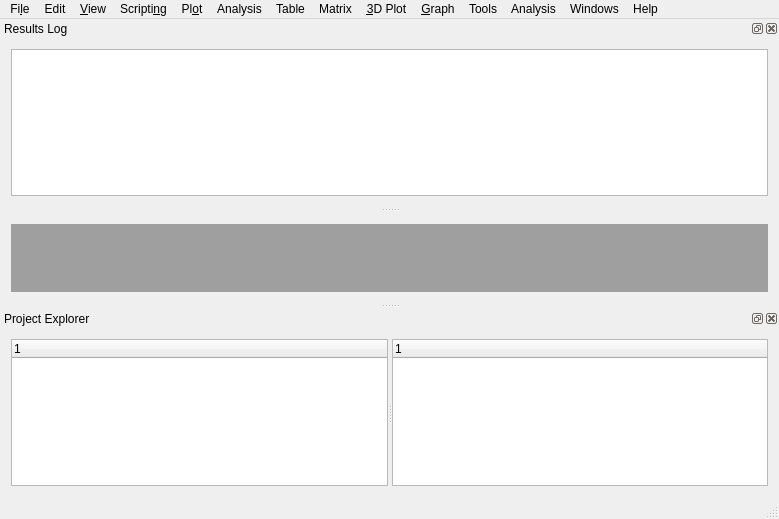
<?xml version="1.0" encoding="UTF-8"?>
<ui version="4.0">
 <class>ApplicationWindow</class>
 <widget class="QMainWindow" name="ApplicationWindow">
  <property name="geometry">
   <rect>
    <x>0</x>
    <y>0</y>
    <width>779</width>
    <height>519</height>
   </rect>
  </property>
  <property name="windowTitle">
   <string>MainWindow</string>
  </property>
  <widget class="QWidget" name="centralWidget">
   <layout class="QGridLayout" name="gridLayout">
    <item row="0" column="0">
     <widget class="QMdiArea" name="mdiArea"/>
    </item>
   </layout>
  </widget>
  <widget class="QMenuBar" name="menuBar">
   <property name="geometry">
    <rect>
     <x>0</x>
     <y>0</y>
     <width>779</width>
     <height>23</height>
    </rect>
   </property>
   <widget class="QMenu" name="menuFile">
    <property name="title">
     <string>Fi&amp;le</string>
    </property>
    <widget class="QMenu" name="menuExportGraph">
     <property name="title">
      <string>&amp;Export Graph</string>
     </property>
     <addaction name="actionExportCurrentGraph"/>
     <addaction name="actionExportAllGraphs"/>
    </widget>
    <widget class="QMenu" name="menuNew">
     <property name="title">
      <string>&amp;New</string>
     </property>
     <addaction name="actionNewProject"/>
     <addaction name="actionNewTable"/>
     <addaction name="actionNewMatrix"/>
     <addaction name="actionNewNote"/>
     <addaction name="actionNewGraph"/>
     <addaction name="actionNewFunctionPlot"/>
     <addaction name="actionNew3DSurfacePlot"/>
    </widget>
    <widget class="QMenu" name="menuRecentProjects">
     <property name="title">
      <string>&amp;Recent Projects</string>
     </property>
    </widget>
    <addaction name="menuNew"/>
    <addaction name="actionOpenAproj"/>
    <addaction name="menuRecentProjects"/>
    <addaction name="separator"/>
    <addaction name="actionOpenImage"/>
    <addaction name="actionImportImage"/>
    <addaction name="separator"/>
    <addaction name="actionSaveProject"/>
    <addaction name="actionSaveProjectAs"/>
    <addaction name="separator"/>
    <addaction name="actionOpenTemplate"/>
    <addaction name="actionSaveAsTemplate"/>
    <addaction name="separator"/>
    <addaction name="menuExportGraph"/>
    <addaction name="actionPrint"/>
    <addaction name="actionPrintAllPlots"/>
    <addaction name="separator"/>
    <addaction name="actionExportASCII"/>
    <addaction name="actionImportASCII"/>
    <addaction name="separator"/>
    <addaction name="actionQuit"/>
   </widget>
   <widget class="QMenu" name="menuEdit">
    <property name="title">
     <string>Edit</string>
    </property>
    <addaction name="actionUndo"/>
    <addaction name="actionRedo"/>
    <addaction name="separator"/>
    <addaction name="actionCutSelection"/>
    <addaction name="actionCopySelection"/>
    <addaction name="actionPasteSelection"/>
    <addaction name="actionClearSelection"/>
    <addaction name="separator"/>
    <addaction name="actionDeleteFitTables"/>
    <addaction name="actionClearLogInfo"/>
    <addaction name="separator"/>
    <addaction name="actionPreferences"/>
   </widget>
   <widget class="QMenu" name="menuView">
    <property name="title">
     <string>&amp;View</string>
    </property>
    <widget class="QMenu" name="menuToolbars">
     <property name="title">
      <string>&amp;Toolbars</string>
     </property>
     <addaction name="actionShowFileToolbar"/>
     <addaction name="actionShowEditToolbar"/>
     <addaction name="actionShowTableToolbar"/>
     <addaction name="actionShowPlotToolbar"/>
     <addaction name="actionShowMatrixPlotToolbar"/>
     <addaction name="actionShowGraphToolbar"/>
     <addaction name="actionShow3DSurfacePlotToolbar"/>
    </widget>
    <addaction name="actionPlotWizard"/>
    <addaction name="separator"/>
    <addaction name="actionShowUndoRedoHistory"/>
    <addaction name="menuToolbars"/>
    <addaction name="actionLockToolbars"/>
    <addaction name="separator"/>
   </widget>
   <widget class="QMenu" name="menuGraph">
    <property name="title">
     <string>&amp;Graph</string>
    </property>
    <addaction name="actionAddRemoveCurve"/>
    <addaction name="actionAddErrorBars"/>
    <addaction name="actionAddFunctionCurve"/>
    <addaction name="separator"/>
    <addaction name="actionAddText"/>
    <addaction name="actionDrawArrow"/>
    <addaction name="actionDrawLine"/>
    <addaction name="actionDrawEllipse"/>
    <addaction name="actionAddTimeStamp"/>
    <addaction name="actionAddImage"/>
    <addaction name="separator"/>
    <addaction name="actionAddNestedLayout"/>
    <addaction name="actionAddLayout"/>
    <addaction name="actionRemoveLayout"/>
    <addaction name="actionArrangeLayout"/>
   </widget>
   <widget class="QMenu" name="menuHelp">
    <property name="title">
     <string>Help</string>
    </property>
    <addaction name="actionHelp"/>
    <addaction name="actionChooseHelpFolder"/>
    <addaction name="separator"/>
    <addaction name="actionHomepage"/>
    <addaction name="actionCheckUpdates"/>
    <addaction name="actionDownloadManual"/>
    <addaction name="separator"/>
    <addaction name="actionVisitForum"/>
    <addaction name="actionReportBug"/>
    <addaction name="separator"/>
    <addaction name="actionAbout"/>
   </widget>
   <widget class="QMenu" name="menuPlot">
    <property name="title">
     <string>Pl&amp;ot</string>
    </property>
    <widget class="QMenu" name="menuPlot2DSpecialLineSymbol">
     <property name="title">
      <string>Spe&amp;cial Line + Symbol</string>
     </property>
     <addaction name="actionPlot2DVerticalDropLines"/>
     <addaction name="actionPlot2DSpline"/>
     <addaction name="actionPlot2DVerticalSteps"/>
     <addaction name="actionPlot2DHorizontalSteps"/>
    </widget>
    <widget class="QMenu" name="menuPlot2DStatisticalGraphs">
     <property name="title">
      <string>Statistical &amp;Graphs</string>
     </property>
     <addaction name="actionPlot2DStatBox"/>
     <addaction name="actionPlot2DStatHistogram"/>
     <addaction name="actionPlot2DStatStackedHistogram"/>
    </widget>
    <widget class="QMenu" name="menuPlot2DPanel">
     <property name="title">
      <string>Pa&amp;nel</string>
     </property>
     <addaction name="actionPanelVertical2Layers"/>
     <addaction name="actionPanelHorizontal2Layers"/>
     <addaction name="actionPanel4Layers"/>
     <addaction name="actionPanelStackedLayers"/>
    </widget>
    <widget class="QMenu" name="menuPlot3D">
     <property name="title">
      <string>&amp;3D Plot</string>
     </property>
     <addaction name="actionPlot3DRibbon"/>
     <addaction name="actionPlot3DBar"/>
     <addaction name="actionPlot3DScatter"/>
     <addaction name="actionPlot3DTrajectory"/>
    </widget>
    <addaction name="actionPlot2DLine"/>
    <addaction name="actionPlot2DScatter"/>
    <addaction name="actionPlot2DLineSymbol"/>
    <addaction name="menuPlot2DSpecialLineSymbol"/>
    <addaction name="separator"/>
    <addaction name="actionPlot2DVerticalBars"/>
    <addaction name="actionPlot2DVerticalStackedBars"/>
    <addaction name="actionPlot2DHorizontalBars"/>
    <addaction name="actionPlot2DHorizontalStackedBars"/>
    <addaction name="actionPlot2DArea"/>
    <addaction name="actionPlot2DChannelFill"/>
    <addaction name="actionPlot2DPie"/>
    <addaction name="actionPlot2DHalfPie"/>
    <addaction name="actionPlot2DVectorsXYXY"/>
    <addaction name="actionPlot2DVectorsXYAM"/>
    <addaction name="separator"/>
    <addaction name="menuPlot2DStatisticalGraphs"/>
    <addaction name="menuPlot2DPanel"/>
    <addaction name="separator"/>
    <addaction name="menuPlot3D"/>
   </widget>
   <widget class="QMenu" name="menuScripting">
    <property name="title">
     <string>Scripti&amp;ng</string>
    </property>
    <addaction name="actionScriptingLanguage"/>
    <addaction name="actionRestartScripting"/>
    <addaction name="separator"/>
    <addaction name="actionExecute"/>
    <addaction name="actionExecuteAll"/>
    <addaction name="actionEvaluateExpression"/>
   </widget>
   <widget class="QMenu" name="menu3DPlot">
    <property name="title">
     <string>&amp;3D Plot</string>
    </property>
    <addaction name="action3DWireFrame"/>
    <addaction name="action3DSurface"/>
    <addaction name="action3DWireSurface"/>
    <addaction name="separator"/>
    <addaction name="action3DBar"/>
    <addaction name="action3DScatter"/>
    <addaction name="separator"/>
    <addaction name="action3DCountourColorFill"/>
    <addaction name="action3DCountourLines"/>
    <addaction name="action3DGreyScaleMap"/>
    <addaction name="separator"/>
    <addaction name="action3DWireFramePolar"/>
    <addaction name="action3DSurfacePolar"/>
    <addaction name="action3DWireFrameSurfacePolar"/>
    <addaction name="separator"/>
    <addaction name="action3DScatterPolar"/>
    <addaction name="separator"/>
    <addaction name="action3DPolarSpectrogram"/>
   </widget>
   <widget class="QMenu" name="menuWindow">
    <property name="title">
     <string>Windows</string>
    </property>
    <addaction name="actionCascadeWindow"/>
    <addaction name="actionTileWindow"/>
    <addaction name="separator"/>
    <addaction name="actionNextWindow"/>
    <addaction name="actionPreviousWindow"/>
    <addaction name="separator"/>
    <addaction name="actionDuplicateWindow"/>
    <addaction name="separator"/>
    <addaction name="actionHideWindow"/>
    <addaction name="actionCloseWindow"/>
   </widget>
   <widget class="QMenu" name="menuGraph2DAnalysis">
    <property name="title">
     <string>Analysis</string>
    </property>
    <widget class="QMenu" name="menuTranslate">
     <property name="title">
      <string>Translate...</string>
     </property>
     <addaction name="actionHorizontalTranslate"/>
     <addaction name="actionVerticalTranslate"/>
    </widget>
    <widget class="QMenu" name="menuSmooth">
     <property name="title">
      <string>Smooth</string>
     </property>
     <addaction name="actionSavitzkySmooth"/>
     <addaction name="actionMovingWindowAverageSmooth"/>
     <addaction name="actionFFTFilterSmooth"/>
    </widget>
    <widget class="QMenu" name="menuFFTFilter">
     <property name="title">
      <string>FFT Filter</string>
     </property>
     <addaction name="actionLowPassFFTFilter"/>
     <addaction name="actionHighPassFFTFilter"/>
     <addaction name="actionBandPassFFTFilter"/>
     <addaction name="actionBandBlockFFTFilter"/>
    </widget>
    <widget class="QMenu" name="menuQuickFit">
     <property name="title">
      <string>Quick Fit</string>
     </property>
     <widget class="QMenu" name="menuFitExponentialDecay">
      <property name="title">
       <string>Fit Exponential Decay...</string>
      </property>
      <addaction name="actionFirstOrderExponentialDecay"/>
      <addaction name="actionSecondOrderExponentialDecay"/>
      <addaction name="actionThirdOrderExponentialDecay"/>
     </widget>
     <widget class="QMenu" name="menuFitMultiPeak">
      <property name="title">
       <string>Fit Multi-Peak...</string>
      </property>
      <addaction name="actionMultiPeakGaussian"/>
      <addaction name="actionMultiPeakLorentzian"/>
     </widget>
     <addaction name="actionFitLinear"/>
     <addaction name="actionFitPolynomial"/>
     <addaction name="separator"/>
     <addaction name="menuFitExponentialDecay"/>
     <addaction name="actionFitExponentialGrowth"/>
     <addaction name="actionFitBoltzmannSigmoid"/>
     <addaction name="actionFitGaussian"/>
     <addaction name="actionFitLorentzian"/>
     <addaction name="menuFitMultiPeak"/>
    </widget>
    <addaction name="menuTranslate"/>
    <addaction name="separator"/>
    <addaction name="actionGraph2DFFT"/>
    <addaction name="menuFFTFilter"/>
    <addaction name="menuSmooth"/>
    <addaction name="separator"/>
    <addaction name="actionDifferentiate"/>
    <addaction name="actionIntegrate"/>
    <addaction name="separator"/>
    <addaction name="actionInterpolate"/>
    <addaction name="separator"/>
    <addaction name="menuQuickFit"/>
    <addaction name="actionGraph2DFitWizard"/>
   </widget>
   <widget class="QMenu" name="menuTableAnalysis">
    <property name="title">
     <string>Analysis</string>
    </property>
    <addaction name="actionStatisticsOnColumns"/>
    <addaction name="actionStatisticsOnRows"/>
    <addaction name="separator"/>
    <addaction name="actionTableFFT"/>
    <addaction name="separator"/>
    <addaction name="actionCorrelate"/>
    <addaction name="actionAutocorrelate"/>
    <addaction name="separator"/>
    <addaction name="actionConvolute"/>
    <addaction name="actionDeconvolute"/>
    <addaction name="separator"/>
   </widget>
   <widget class="QMenu" name="menuTools">
    <property name="title">
     <string>Tools</string>
    </property>
    <addaction name="actionDisableGraphTools"/>
    <addaction name="actionGraphDataReader"/>
    <addaction name="actionGraphScreenReader"/>
    <addaction name="actionGraphSelectDataRange"/>
    <addaction name="actionGraphMoveDataPoints"/>
    <addaction name="actionGraphRemoveBadDataPoints"/>
    <addaction name="separator"/>
    <addaction name="actionGraphDragRange"/>
    <addaction name="actionGraphZoomRange"/>
    <addaction name="separator"/>
    <addaction name="actionGraphRescaleShowAll"/>
   </widget>
   <widget class="QMenu" name="menuTable">
    <property name="title">
     <string>Table</string>
    </property>
   </widget>
   <widget class="QMenu" name="menuMatrix">
    <property name="title">
     <string>Matrix</string>
    </property>
   </widget>
   <addaction name="menuFile"/>
   <addaction name="menuEdit"/>
   <addaction name="menuView"/>
   <addaction name="menuScripting"/>
   <addaction name="menuPlot"/>
   <addaction name="menuTableAnalysis"/>
   <addaction name="menuTable"/>
   <addaction name="menuMatrix"/>
   <addaction name="menu3DPlot"/>
   <addaction name="menuGraph"/>
   <addaction name="menuTools"/>
   <addaction name="menuGraph2DAnalysis"/>
   <addaction name="menuWindow"/>
   <addaction name="menuHelp"/>
  </widget>
  <widget class="QStatusBar" name="statusBar"/>
  <widget class="QDockWidget" name="explorerWindow">
   <property name="accessibleName">
    <string>Project Explorer</string>
   </property>
   <property name="windowTitle">
    <string>Project Explorer</string>
   </property>
   <attribute name="dockWidgetArea">
    <number>8</number>
   </attribute>
   <widget class="QWidget" name="dockWidgetContents">
    <layout class="QGridLayout" name="explorerGridLayout">
     <item row="0" column="0">
      <widget class="QSplitter" name="explorerSplitter">
       <property name="orientation">
        <enum>Qt::Horizontal</enum>
       </property>
       <widget class="FolderTreeWidget" name="folderView">
        <column>
         <property name="text">
          <string notr="true">1</string>
         </property>
        </column>
       </widget>
       <widget class="FolderTreeWidget" name="listView">
        <column>
         <property name="text">
          <string notr="true">1</string>
         </property>
        </column>
       </widget>
      </widget>
     </item>
    </layout>
   </widget>
  </widget>
  <widget class="QDockWidget" name="logWindow">
   <property name="windowTitle">
    <string>Results Log</string>
   </property>
   <attribute name="dockWidgetArea">
    <number>4</number>
   </attribute>
   <widget class="QWidget" name="dockWidgetContents_6">
    <layout class="QGridLayout" name="resultLogGridLayout">
     <item row="0" column="0">
      <widget class="QTextEdit" name="resultLog"/>
     </item>
    </layout>
   </widget>
  </widget>
  <action name="actionOpenAproj">
   <property name="text">
    <string>&amp;Open...</string>
   </property>
   <property name="shortcut">
    <string>Ctrl+O</string>
   </property>
  </action>
  <action name="actionOpenImage">
   <property name="text">
    <string>Open Image &amp;File...</string>
   </property>
   <property name="shortcut">
    <string>Ctrl+I</string>
   </property>
  </action>
  <action name="actionImportImage">
   <property name="text">
    <string>&amp;Import Image...</string>
   </property>
  </action>
  <action name="actionSaveProject">
   <property name="text">
    <string>&amp;Save Project</string>
   </property>
   <property name="shortcut">
    <string>Ctrl+S</string>
   </property>
  </action>
  <action name="actionSaveProjectAs">
   <property name="text">
    <string>Sa&amp;ve Project As...</string>
   </property>
  </action>
  <action name="actionOpenTemplate">
   <property name="text">
    <string>Open Template...</string>
   </property>
  </action>
  <action name="actionSaveAsTemplate">
   <property name="text">
    <string>Save As Template...</string>
   </property>
  </action>
  <action name="actionPrint">
   <property name="text">
    <string>&amp;Print...</string>
   </property>
   <property name="shortcut">
    <string>Ctrl+P</string>
   </property>
  </action>
  <action name="actionPrintAllPlots">
   <property name="text">
    <string>Print A&amp;ll Plots...</string>
   </property>
  </action>
  <action name="actionExportASCII">
   <property name="text">
    <string>E&amp;xport ASCII...</string>
   </property>
  </action>
  <action name="actionImportASCII">
   <property name="text">
    <string>I&amp;mport ASCII...</string>
   </property>
   <property name="shortcut">
    <string>Ctrl+K</string>
   </property>
  </action>
  <action name="actionQuit">
   <property name="text">
    <string>&amp;Quit</string>
   </property>
   <property name="shortcut">
    <string>Ctrl+Q</string>
   </property>
  </action>
  <action name="actionNewProject">
   <property name="text">
    <string>&amp;New Project</string>
   </property>
   <property name="toolTip">
    <string>Open a new project</string>
   </property>
   <property name="shortcut">
    <string>Ctrl+N</string>
   </property>
  </action>
  <action name="actionNewTable">
   <property name="text">
    <string>N&amp;ew Table</string>
   </property>
   <property name="shortcut">
    <string>Ctrl+T</string>
   </property>
   <property name="autoRepeat">
    <bool>true</bool>
   </property>
   <property name="visible">
    <bool>true</bool>
   </property>
   <property name="iconVisibleInMenu">
    <bool>true</bool>
   </property>
  </action>
  <action name="actionNewMatrix">
   <property name="text">
    <string>New &amp;Matrix</string>
   </property>
   <property name="shortcut">
    <string>Ctrl+M</string>
   </property>
  </action>
  <action name="actionNewNote">
   <property name="text">
    <string>New Note/&amp;Script</string>
   </property>
  </action>
  <action name="actionNewGraph">
   <property name="text">
    <string>New &amp;Graph</string>
   </property>
   <property name="shortcut">
    <string>Ctrl+G</string>
   </property>
  </action>
  <action name="actionNewFunctionPlot">
   <property name="text">
    <string>New &amp;Function Plot</string>
   </property>
   <property name="shortcut">
    <string>Ctrl+F</string>
   </property>
  </action>
  <action name="actionNew3DSurfacePlot">
   <property name="text">
    <string>New &amp;3D Surface Plot</string>
   </property>
   <property name="shortcut">
    <string>Ctrl+Alt+Z</string>
   </property>
  </action>
  <action name="actionExportCurrentGraph">
   <property name="text">
    <string>&amp;Current...</string>
   </property>
   <property name="shortcut">
    <string>Alt+G</string>
   </property>
  </action>
  <action name="actionExportAllGraphs">
   <property name="text">
    <string>&amp;All..</string>
   </property>
   <property name="shortcut">
    <string>Alt+X</string>
   </property>
  </action>
  <action name="actionUndo">
   <property name="text">
    <string>&amp;Undo</string>
   </property>
   <property name="shortcut">
    <string>Ctrl+Z</string>
   </property>
  </action>
  <action name="actionRedo">
   <property name="text">
    <string>&amp;Redo</string>
   </property>
   <property name="shortcut">
    <string>Ctrl+R</string>
   </property>
  </action>
  <action name="actionCutSelection">
   <property name="text">
    <string>&amp;Cut Selection</string>
   </property>
   <property name="shortcut">
    <string>Ctrl+X</string>
   </property>
  </action>
  <action name="actionCopySelection">
   <property name="text">
    <string>Copy &amp;Selection</string>
   </property>
   <property name="shortcut">
    <string>Ctrl+C</string>
   </property>
  </action>
  <action name="actionClearSelection">
   <property name="text">
    <string>Cl&amp;ear Selection</string>
   </property>
   <property name="shortcut">
    <string>Backspace</string>
   </property>
  </action>
  <action name="actionPasteSelection">
   <property name="text">
    <string>&amp;Paste Selection</string>
   </property>
   <property name="shortcut">
    <string>Ctrl+V</string>
   </property>
  </action>
  <action name="actionDeleteFitTables">
   <property name="text">
    <string>&amp;Delete Fit Tables</string>
   </property>
  </action>
  <action name="actionClearLogInfo">
   <property name="text">
    <string>Clear &amp;Log Information</string>
   </property>
  </action>
  <action name="actionPreferences">
   <property name="text">
    <string>Pre&amp;ferences...</string>
   </property>
  </action>
  <action name="actionShowFileToolbar">
   <property name="checkable">
    <bool>true</bool>
   </property>
   <property name="text">
    <string>&amp;File</string>
   </property>
  </action>
  <action name="actionShowEditToolbar">
   <property name="checkable">
    <bool>true</bool>
   </property>
   <property name="text">
    <string>&amp;Edit</string>
   </property>
  </action>
  <action name="actionShowGraphToolbar">
   <property name="checkable">
    <bool>true</bool>
   </property>
   <property name="text">
    <string>&amp;Plot2D Tools</string>
   </property>
  </action>
  <action name="actionShowPlotToolbar">
   <property name="checkable">
    <bool>true</bool>
   </property>
   <property name="text">
    <string>&amp;Table Plot</string>
   </property>
  </action>
  <action name="actionShowTableToolbar">
   <property name="checkable">
    <bool>true</bool>
   </property>
   <property name="text">
    <string>&amp;Table</string>
   </property>
  </action>
  <action name="actionShowMatrixPlotToolbar">
   <property name="checkable">
    <bool>true</bool>
   </property>
   <property name="text">
    <string>&amp;Matrix Plot</string>
   </property>
  </action>
  <action name="actionShow3DSurfacePlotToolbar">
   <property name="checkable">
    <bool>true</bool>
   </property>
   <property name="text">
    <string>&amp;Plot3D Tools</string>
   </property>
  </action>
  <action name="actionLockToolbars">
   <property name="checkable">
    <bool>true</bool>
   </property>
   <property name="text">
    <string>&amp;Lock Toolbars</string>
   </property>
  </action>
  <action name="actionPlotWizard">
   <property name="text">
    <string>Plot &amp;Wizard</string>
   </property>
   <property name="shortcut">
    <string>Ctrl+Alt+W</string>
   </property>
  </action>
  <action name="actionShowUndoRedoHistory">
   <property name="text">
    <string>&amp;Undo/Redo History</string>
   </property>
  </action>
  <action name="actionAddRemoveCurve">
   <property name="text">
    <string>&amp;Add/Remove Curve...</string>
   </property>
   <property name="shortcut">
    <string>Alt+C</string>
   </property>
  </action>
  <action name="actionAddErrorBars">
   <property name="text">
    <string>Add &amp;Error Bars..</string>
   </property>
   <property name="shortcut">
    <string>Ctrl+B</string>
   </property>
  </action>
  <action name="actionAddFunctionCurve">
   <property name="text">
    <string>Add &amp;Function...</string>
   </property>
   <property name="shortcut">
    <string>Ctrl+Alt+F</string>
   </property>
  </action>
  <action name="actionAddText">
   <property name="text">
    <string>Add Te&amp;xt</string>
   </property>
   <property name="shortcut">
    <string>Alt+T</string>
   </property>
  </action>
  <action name="actionDrawArrow">
   <property name="checkable">
    <bool>false</bool>
   </property>
   <property name="text">
    <string>&amp;Draw Arrow</string>
   </property>
   <property name="shortcut">
    <string>Alt+A</string>
   </property>
  </action>
  <action name="actionDrawLine">
   <property name="checkable">
    <bool>false</bool>
   </property>
   <property name="text">
    <string>Dra&amp;w Line</string>
   </property>
  </action>
  <action name="actionAddTimeStamp">
   <property name="text">
    <string>Add Ti&amp;me Stamp</string>
   </property>
   <property name="shortcut">
    <string>Ctrl+Alt+T</string>
   </property>
  </action>
  <action name="actionAddImage">
   <property name="text">
    <string>Add &amp;Image</string>
   </property>
   <property name="shortcut">
    <string>Alt+I</string>
   </property>
  </action>
  <action name="actionDrawEllipse">
   <property name="text">
    <string>&amp;Draw Ellipse</string>
   </property>
   <property name="iconText">
    <string>Draw Ellipse</string>
   </property>
   <property name="toolTip">
    <string>Draw Ellipse</string>
   </property>
   <property name="shortcut">
    <string>Ctrl+L</string>
   </property>
  </action>
  <action name="actionAddNestedLayout">
   <property name="text">
    <string>Add Nested Layout</string>
   </property>
  </action>
  <action name="actionAddLayout">
   <property name="text">
    <string>Add &amp;Layout</string>
   </property>
  </action>
  <action name="actionRemoveLayout">
   <property name="text">
    <string>&amp;Remove Layout</string>
   </property>
  </action>
  <action name="actionArrangeLayout">
   <property name="text">
    <string>Arran&amp;ge Layouts...</string>
   </property>
  </action>
  <action name="actionHelp">
   <property name="text">
    <string>&amp;Help</string>
   </property>
   <property name="shortcut">
    <string>Ctrl+H</string>
   </property>
  </action>
  <action name="actionHomepage">
   <property name="text">
    <string>&amp;AlphaPlot Homepage</string>
   </property>
  </action>
  <action name="actionChooseHelpFolder">
   <property name="text">
    <string>&amp;Choose Help Folder</string>
   </property>
  </action>
  <action name="actionCheckUpdates">
   <property name="text">
    <string>Check &amp;Updates</string>
   </property>
  </action>
  <action name="actionDownloadManual">
   <property name="text">
    <string>&amp;Download Manual</string>
   </property>
  </action>
  <action name="actionVisitForum">
   <property name="text">
    <string>&amp;Visit AlphaPlot Forum</string>
   </property>
  </action>
  <action name="actionReportBug">
   <property name="text">
    <string>&amp;Report a Bug</string>
   </property>
  </action>
  <action name="actionAbout">
   <property name="text">
    <string>A&amp;bout</string>
   </property>
   <property name="shortcut">
    <string>Ctrl+Alt+H</string>
   </property>
  </action>
  <action name="actionPlot2DLine">
   <property name="text">
    <string>&amp;Line</string>
   </property>
  </action>
  <action name="actionPlot2DScatter">
   <property name="text">
    <string>&amp;Scatter</string>
   </property>
  </action>
  <action name="actionPlot2DVerticalBars">
   <property name="text">
    <string>&amp;Vertical Bars</string>
   </property>
  </action>
  <action name="actionPlot2DHorizontalBars">
   <property name="text">
    <string>&amp;Horizontal Bars</string>
   </property>
  </action>
  <action name="actionPlot2DArea">
   <property name="text">
    <string>&amp;Area</string>
   </property>
  </action>
  <action name="actionPlot2DPie">
   <property name="text">
    <string>&amp;Pie</string>
   </property>
  </action>
  <action name="actionPlot2DVectorsXYXY">
   <property name="text">
    <string>Vectors &amp;XYXY</string>
   </property>
  </action>
  <action name="actionPlot2DVectorsXYAM">
   <property name="text">
    <string>V&amp;ectors XYAM</string>
   </property>
  </action>
  <action name="actionPlot2DVerticalDropLines">
   <property name="text">
    <string>&amp;Vertical Drop Lines</string>
   </property>
  </action>
  <action name="actionPlot2DSpline">
   <property name="text">
    <string>&amp;Spline</string>
   </property>
  </action>
  <action name="actionPlot2DVerticalSteps">
   <property name="text">
    <string>V&amp;ertical Steps</string>
   </property>
  </action>
  <action name="actionPlot2DHorizontalSteps">
   <property name="text">
    <string>&amp;Horizontal Steps</string>
   </property>
  </action>
  <action name="actionPlot2DStatBox">
   <property name="text">
    <string>&amp;Box Plot</string>
   </property>
  </action>
  <action name="actionPlot2DStatHistogram">
   <property name="text">
    <string>&amp;Histogram</string>
   </property>
  </action>
  <action name="actionPlot2DStatStackedHistogram">
   <property name="text">
    <string>&amp;Stacked Histogram</string>
   </property>
  </action>
  <action name="actionPanelVertical2Layers">
   <property name="text">
    <string>&amp;Vertical 2 Layers</string>
   </property>
  </action>
  <action name="actionPanelHorizontal2Layers">
   <property name="text">
    <string>&amp;Horizontal 2 Layers</string>
   </property>
  </action>
  <action name="actionPanel4Layers">
   <property name="text">
    <string>&amp;4 Layers</string>
   </property>
  </action>
  <action name="actionPanelStackedLayers">
   <property name="text">
    <string>&amp;Stacked Layers</string>
   </property>
  </action>
  <action name="actionPlot3DRibbon">
   <property name="text">
    <string>&amp;Ribbon</string>
   </property>
  </action>
  <action name="actionPlot3DBar">
   <property name="text">
    <string>&amp;Bar</string>
   </property>
  </action>
  <action name="actionPlot3DScatter">
   <property name="text">
    <string>&amp;Scatter</string>
   </property>
  </action>
  <action name="actionPlot3DTrajectory">
   <property name="text">
    <string>&amp;Trajectory</string>
   </property>
  </action>
  <action name="actionPlot2DLineSymbol">
   <property name="text">
    <string>L&amp;ine + Symbol</string>
   </property>
  </action>
  <action name="actionScriptingLanguage">
   <property name="text">
    <string>&amp;Scripting Language</string>
   </property>
  </action>
  <action name="actionRestartScripting">
   <property name="text">
    <string>&amp;Restart Scripting</string>
   </property>
  </action>
  <action name="actionExecute">
   <property name="text">
    <string>&amp;Execute</string>
   </property>
  </action>
  <action name="actionExecuteAll">
   <property name="text">
    <string>E&amp;xecute All</string>
   </property>
  </action>
  <action name="actionEvaluateExpression">
   <property name="text">
    <string>E&amp;valuate Expression</string>
   </property>
  </action>
  <action name="action3DWireFrame">
   <property name="text">
    <string>&amp;3D Wire Frame</string>
   </property>
  </action>
  <action name="action3DSurface">
   <property name="text">
    <string>3D &amp;Surface</string>
   </property>
  </action>
  <action name="action3DWireSurface">
   <property name="text">
    <string>3D &amp;Wire Frame Surface</string>
   </property>
  </action>
  <action name="action3DBar">
   <property name="text">
    <string>&amp;Bar</string>
   </property>
  </action>
  <action name="action3DScatter">
   <property name="text">
    <string>&amp;Scatter</string>
   </property>
  </action>
  <action name="action3DCountourColorFill">
   <property name="text">
    <string>&amp;Countour + Color Fill</string>
   </property>
  </action>
  <action name="action3DCountourLines">
   <property name="text">
    <string>Countour &amp;Lines</string>
   </property>
  </action>
  <action name="action3DGreyScaleMap">
   <property name="text">
    <string>&amp;Grey Scale Map</string>
   </property>
  </action>
  <action name="actionCascadeWindow">
   <property name="text">
    <string>&amp;Cascade</string>
   </property>
  </action>
  <action name="actionTileWindow">
   <property name="text">
    <string>&amp;Tile</string>
   </property>
  </action>
  <action name="actionNextWindow">
   <property name="text">
    <string>&amp;Next</string>
   </property>
  </action>
  <action name="actionPreviousWindow">
   <property name="text">
    <string>&amp;Previous</string>
   </property>
  </action>
  <action name="actionDuplicateWindow">
   <property name="text">
    <string>&amp;Duplicate</string>
   </property>
  </action>
  <action name="actionHideWindow">
   <property name="text">
    <string>&amp;Hide Window</string>
   </property>
  </action>
  <action name="actionCloseWindow">
   <property name="text">
    <string>C&amp;lose Window</string>
   </property>
   <property name="shortcut">
    <string>Ctrl+W</string>
   </property>
  </action>
  <action name="actionStatisticsOnColumns">
   <property name="text">
    <string>Statistics on Columns</string>
   </property>
  </action>
  <action name="actionStatisticsOnRows">
   <property name="text">
    <string>Statistics on Rows</string>
   </property>
  </action>
  <action name="actionGraph2DFFT">
   <property name="text">
    <string>FFT...</string>
   </property>
  </action>
  <action name="actionCorrelate">
   <property name="text">
    <string>Correlate</string>
   </property>
  </action>
  <action name="actionAutocorrelate">
   <property name="text">
    <string>Autocorrelate</string>
   </property>
  </action>
  <action name="actionConvolute">
   <property name="text">
    <string>Convolute</string>
   </property>
  </action>
  <action name="actionDeconvolute">
   <property name="text">
    <string>Deconvolute</string>
   </property>
  </action>
  <action name="actionGraph2DFitWizard">
   <property name="text">
    <string>Fit Wizard...</string>
   </property>
   <property name="shortcut">
    <string>Ctrl+Y</string>
   </property>
  </action>
  <action name="actionHorizontalTranslate">
   <property name="text">
    <string>Horizontal</string>
   </property>
  </action>
  <action name="actionVerticalTranslate">
   <property name="text">
    <string>Vertical</string>
   </property>
  </action>
  <action name="actionDifferentiate">
   <property name="text">
    <string>Differentiate</string>
   </property>
  </action>
  <action name="actionIntegrate">
   <property name="text">
    <string>Integrate</string>
   </property>
  </action>
  <action name="actionInterpolate">
   <property name="text">
    <string>Interpolate</string>
   </property>
  </action>
  <action name="actionSavitzkySmooth">
   <property name="text">
    <string>Savitzky-Golay...</string>
   </property>
  </action>
  <action name="actionMovingWindowAverageSmooth">
   <property name="text">
    <string>Moving Window Average...</string>
   </property>
  </action>
  <action name="actionFFTFilterSmooth">
   <property name="text">
    <string>FFT Filter...</string>
   </property>
  </action>
  <action name="actionLowPassFFTFilter">
   <property name="text">
    <string>Low Pass...</string>
   </property>
  </action>
  <action name="actionHighPassFFTFilter">
   <property name="text">
    <string>High Pass...</string>
   </property>
  </action>
  <action name="actionBandPassFFTFilter">
   <property name="text">
    <string>Band Pass...</string>
   </property>
  </action>
  <action name="actionBandBlockFFTFilter">
   <property name="text">
    <string>Band Block...</string>
   </property>
  </action>
  <action name="actionFitLinear">
   <property name="text">
    <string>Fit Linear...</string>
   </property>
  </action>
  <action name="actionFitPolynomial">
   <property name="text">
    <string>Fit Polynomial...</string>
   </property>
  </action>
  <action name="actionFitExponentialGrowth">
   <property name="text">
    <string>Fit Exponential Growth...</string>
   </property>
  </action>
  <action name="actionFitBoltzmannSigmoid">
   <property name="text">
    <string>Fit Boltzmann (Sigmoidal)...</string>
   </property>
  </action>
  <action name="actionFitGaussian">
   <property name="text">
    <string>Fit Gaussian...</string>
   </property>
  </action>
  <action name="actionFitLorentzian">
   <property name="text">
    <string>Fit Lorentzian...</string>
   </property>
  </action>
  <action name="actionFirstOrderExponentialDecay">
   <property name="text">
    <string>First Order...</string>
   </property>
  </action>
  <action name="actionSecondOrderExponentialDecay">
   <property name="text">
    <string>Second Order...</string>
   </property>
  </action>
  <action name="actionThirdOrderExponentialDecay">
   <property name="text">
    <string>Third Order...</string>
   </property>
  </action>
  <action name="actionMultiPeakGaussian">
   <property name="text">
    <string>Gaussian...</string>
   </property>
  </action>
  <action name="actionMultiPeakLorentzian">
   <property name="text">
    <string>Lorentzian...</string>
   </property>
  </action>
  <action name="actionTableFFT">
   <property name="text">
    <string>FFT...</string>
   </property>
  </action>
  <action name="actionTableFitWizard">
   <property name="text">
    <string>Fit Wizard...</string>
   </property>
  </action>
  <action name="actionFormatPlot">
   <property name="text">
    <string>Plot...</string>
   </property>
  </action>
  <action name="actionFormatScale">
   <property name="text">
    <string>Scale...</string>
   </property>
  </action>
  <action name="actionFormatAxis">
   <property name="text">
    <string>Axis...</string>
   </property>
  </action>
  <action name="actionFormatGrid">
   <property name="text">
    <string>Grid...</string>
   </property>
  </action>
  <action name="actionFormatTitle">
   <property name="text">
    <string>Title...</string>
   </property>
  </action>
  <action name="actionDisableGraphTools">
   <property name="text">
    <string>Disable Tools</string>
   </property>
  </action>
  <action name="actionGraphRescaleShowAll">
   <property name="text">
    <string>Rescale to Show All</string>
   </property>
  </action>
  <action name="actionGraphScreenReader">
   <property name="text">
    <string>Screen Reader</string>
   </property>
  </action>
  <action name="actionGraphDataReader">
   <property name="text">
    <string>Data Reader</string>
   </property>
  </action>
  <action name="actionGraphSelectDataRange">
   <property name="text">
    <string>Select Data Range</string>
   </property>
  </action>
  <action name="actionGraphMoveDataPoints">
   <property name="text">
    <string>Move Data Points...</string>
   </property>
  </action>
  <action name="actionGraphRemoveBadDataPoints">
   <property name="text">
    <string>Remove Bad Data Points...</string>
   </property>
  </action>
  <action name="actionPlot2DChannelFill">
   <property name="text">
    <string>&amp;Channel Fill</string>
   </property>
  </action>
  <action name="actionPlot2DVerticalStackedBars">
   <property name="text">
    <string>Vertical Stacked Bars</string>
   </property>
  </action>
  <action name="actionPlot2DHorizontalStackedBars">
   <property name="text">
    <string>Horizontal Stacked Bars</string>
   </property>
  </action>
  <action name="actionGraphDragRange">
   <property name="text">
    <string>Drag Range</string>
   </property>
  </action>
  <action name="actionGraphZoomRange">
   <property name="text">
    <string>Zoom Range</string>
   </property>
  </action>
  <action name="actionPlot2DHalfPie">
   <property name="text">
    <string>&amp;Half Pie</string>
   </property>
  </action>
  <action name="action3DPolarSpectrogram">
   <property name="text">
    <string>Polar Spectrogram</string>
   </property>
  </action>
  <action name="action3DWireFramePolar">
   <property name="text">
    <string>3D Wire Frame Polar</string>
   </property>
  </action>
  <action name="action3DSurfacePolar">
   <property name="text">
    <string>3D Surface Polar</string>
   </property>
  </action>
  <action name="action3DWireFrameSurfacePolar">
   <property name="text">
    <string>3D Wire Frame Surface Polar</string>
   </property>
  </action>
  <action name="action3DScatterPolar">
   <property name="text">
    <string>3D Scatter Polar</string>
   </property>
  </action>
 </widget>
 <layoutdefault spacing="6" margin="11"/>
 <customwidgets>
  <customwidget>
   <class>FolderTreeWidget</class>
   <extends>QTreeWidget</extends>
   <header>Folder.h</header>
  </customwidget>
 </customwidgets>
 <resources/>
 <connections/>
</ui>
